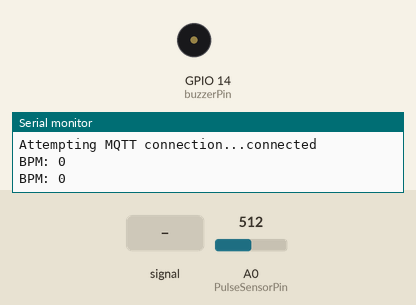
Recording of a sketch running on a simulated ESP8266 (NodeMCU). Shown: buzzer (waves = sounding, pin HIGH), the last lines printed to the serial monitor. The test bench sets the inputs (shaded band); at power-on: A0 (PulseSensorPin) = 512. WiFi joins after 1.5 s; servers stay silent unless stated; random numbers use the default seed unless the sketch sets one; no MQTT or app messages arrive unless stated.

Above: at 2.7 s.
2.8 s: A0 (PulseSensorPin) fed a 200 Hz sine of ±81 counts around its level
At 3.7 s:
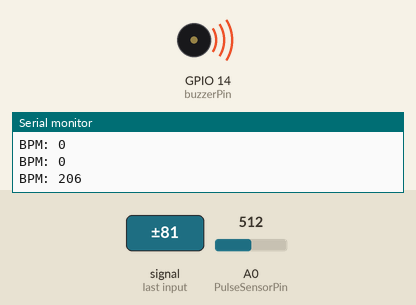
Timing chart, 0 to 5.8 s (numbered marks = the images above; inputs shaded):
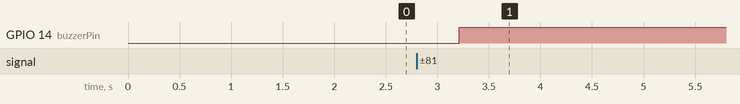

Measured:
- after the input at 2.8 s, GPIO 14 (buzzerPin): LOW → HIGH after 0.41 s

The sketch:

pulsesensor.ino
```cpp
#include <ESP8266WiFi.h>
#include <PubSubClient.h>

// wifi
const char *ssid = "nomeDaRedeSSID";                 // nome da sua rede wifi
const char password = "senhaDaRede";                 // senha da sua rede wifi
const char mqtt_server = "mqtt.eclipseprojects.io";  // servidor mqtt

int PulseSensorPin = A0;  // sensor de pulso conectado ao pino analógico A0 do nodemcu
int buzzerPin = 14;       // buzzer conectado ao pino digital D5 do nodemcu (GPIO14)

int Signal;           // armazena o valor bruto do sinal do sensor
int Threshold = 572;  // determina o limite para detectar um batimento cardíaco

unsigned long lastBeatTime = 0;  // momento da última detecção de batimento
unsigned int bpm = 0;            // armazena o batimento cardíaco por minuto

WiFiClient espClient;            // cria um objeto WiFiClient para gerenciar a conexão WiFi
PubSubClient client(espClient);  // cria um objeto PubSubClient e passa o WiFiClient como parâmetro para gerenciar a comunicação MQTT

void setup() {
  pinMode(buzzerPin, OUTPUT);  // define o pino do buzzer como saída
  Serial.begin(115200);        // inicia a comunicação serial
  WiFi.begin(ssid, password);
  while (WiFi.status() != WL_CONNECTED) {
    delay(500);
    Serial.println("Connecting to WiFi..");  // tenta conectar ao wifi
  }
  Serial.println("Connected to the WiFi network");  // conexão wifi estabelecida
  client.setServer(mqtt_server, 1883);              // configura o servidor mqtt
}

void reconnect_mqtt() {
  while (!client.connected()) {
    Serial.print("Attempting MQTT connection...");
    // cria um id de cliente aleatório
    String clientId = "IoT_Sens0r_Cardiac0_Mackenzie";
    clientId += String(random(0xffff), HEX);
    // tenta conectar
    if (client.connect(clientId.c_str())) {
      Serial.println("connected");  // conexão mqtt estabelecida
    } else {
      Serial.print("failed, rc=");
      Serial.print(client.state());
      Serial.println(" try again in 5 seconds");
      // espera 5 segundos antes de tentar novamente
      delay(5000);
    }
  }
}

void publish_mqtt() {
  client.publish("esp.mackenzie/sensorcardiaco", String(bpm).c_str(), true);  // publica os dados do bpm no tópico mqtt
}

void loop() {
  if (!client.connected()) {
    reconnect_mqtt();  // reconecta ao mqtt se desconectado
  }

  publish_mqtt();  // publica os dados do bpm

  Signal = analogRead(PulseSensorPin);  // lê o valor do sensor de pulso

  if (Signal > Threshold) {
    if ((millis() - lastBeatTime) > 200) {      // verifica se passou tempo suficiente desde o último batimento
      bpm = 60000 / (millis() - lastBeatTime);  // calcula o bpm
      lastBeatTime = millis();                  // atualiza o momento da última detecção de batimento
    }
  }

  if (bpm > 150) {
    digitalWrite(buzzerPin, HIGH);  // liga o buzzer quando o bpm é maior que 150
  } else {
    digitalWrite(buzzerPin, LOW);  // desliga o buzzer caso contrário
  }

  // imprime o bpm a cada segundo
  static unsigned long lastPrintTime = 0;
  if (millis() - lastPrintTime >= 1000) {
    Serial.print("BPM: ");
    Serial.println(bpm);
    lastPrintTime = millis();
  }
  delay(20);  // pequena pausa antes da próxima leitura do sensor
}
```
